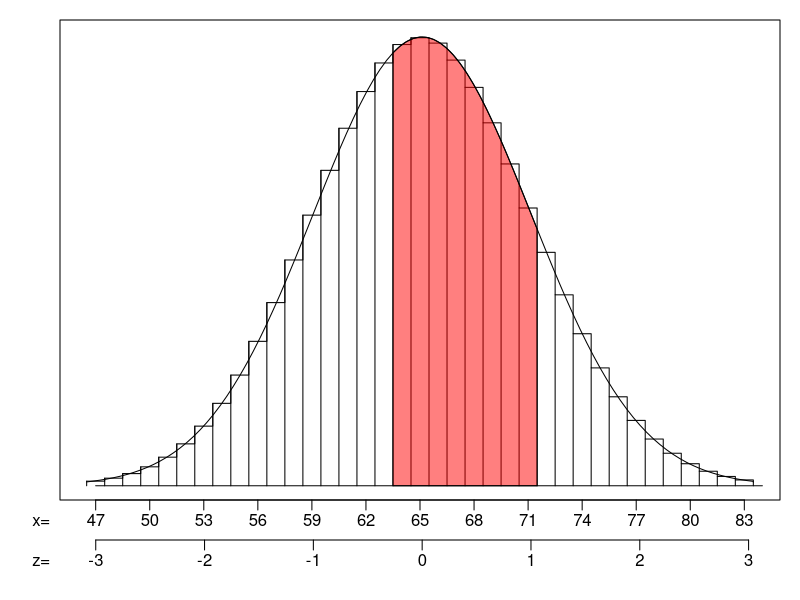

Generate this figure with R:
## ---- chunk 1
## DATA GENERATION
while (T)
{
    p = round(runif(1,0.04,0.96),2)
    n = sample(30:250, 1)
    mu = round(n*p,3)
    ef = n*(1-p)
    sig = round(sqrt(n*p*(1-p)),4)
    if (mu>10 & ef>10 & sig>2 & sig<7) {break}
}
while(T)
{
    zs = sort(runif(2,-2.5,2.5))
    ks = as.integer(round(mu+zs*sig,0))
    if (ks[2]-ks[1]>4) {break}
}
z1 = round((ks[1]-0.5-mu)/sig,2)
z2 = round((ks[2]-0.5-mu)/sig,2)

Pr = round(pnorm(z2),3) - round(pnorm(z1),3)
## ---- chunk 2
par(mar=c(5,3,1,1))
mu = n*p
s = sqrt(n*p*(1-p))
low = floor(mu-3*s)
high = ceiling(mu+3*s)
xs = seq(low,high,length=10000)
ys = dnorm(xs,mu,s)
yy = dbinom(low:high, n, p)
plot(low:high-0.5,yy,type="s",main=NULL,xlab=NULL,ann=FALSE, xaxt='n', ylab=NULL, yaxt='n')
lines(low:high-0.5,yy,type="h")
polygon(c(xs[xs>=ks[1]-0.5 & xs<=ks[2]-0.5], ks[2]-0.5, ks[1]-0.5),c(ys[xs>=ks[1]-0.5 & xs<=ks[2]-0.5], 0, 0), col=rgb(1,0,0,0.5))
curve(dnorm(x,mu,s),add=TRUE)
axis(side=1, line=2,at=n*p+(-3:3)*s, labels = FALSE)
mtext(c("-3","-2","-1","0","1","2","3"),side=1,line=2.5,at=n*p+(-3:3)*s)
mtext(c("z="),line=2.5,side=1,at=n*p+(-3.5)*s)
vals = seq(low,high,as.integer(sig/2+0.5))
axis(side=1, line=0, at=vals, labels = FALSE)
mtext(vals,side=1,line=0.5,at=vals)
mtext(c("x="),line=0.5,side=1,at=n*p+(-3.5)*s)
lines(c(low,high), c(0,0))
